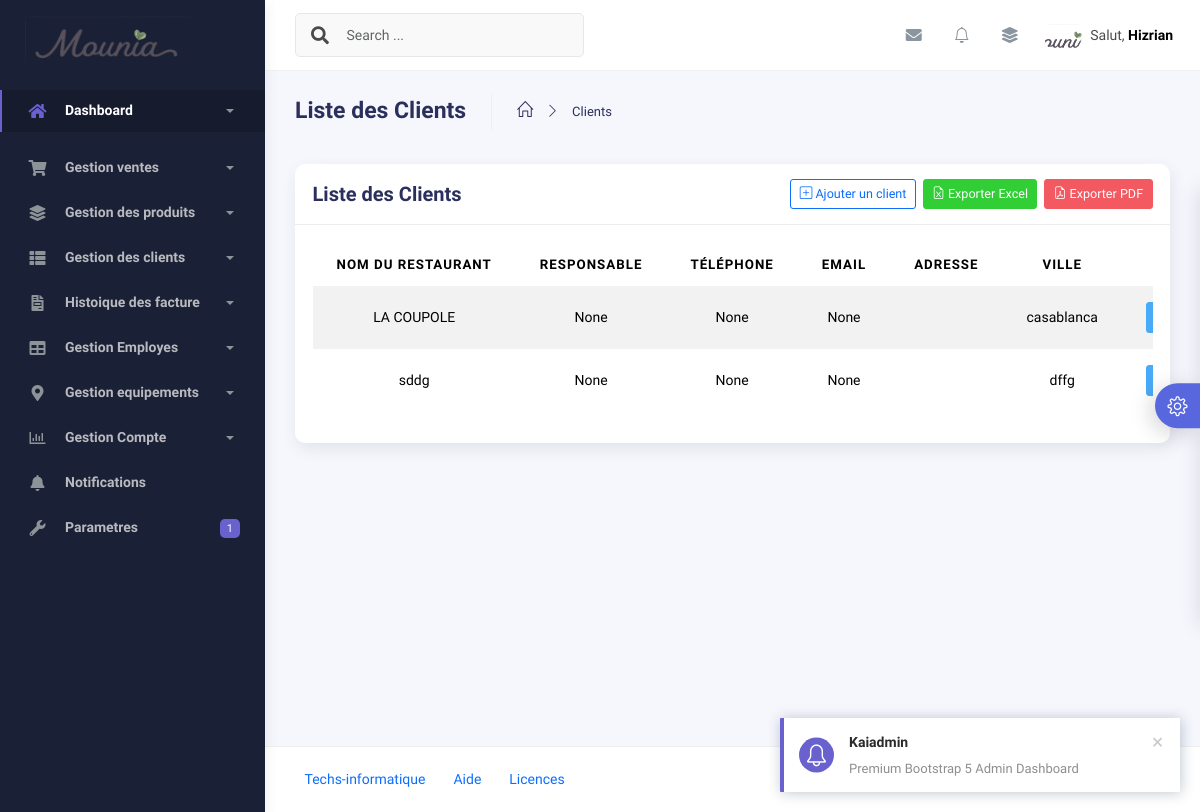
/clients/, run on the app's committed database.
### application/models.py (models this page shows, shortened)
class ParametresMounia(models.Model):
    nom_hotel = models.CharField(max_length=100, default="Mon app")
    adresse = models.TextField(default="Adresse par défaut")
    email_contact = models.EmailField(default="contact@mounia.com")
    telephone_contact = models.CharField(max_length=20, default="+123456789")
    politique_annulation = models.TextField(
        default="Annulation gratuite jusqu'à 48h avant l'arrivée.",
        help_text="Texte explicatif pour les annulations"
    )
    logo = models.ImageField(upload_to='hotel_logos/', blank=True, null=True)  # Optionnel
    class Meta:
        verbose_name_plural = "Paramètres de mounia"  # Nom correct dans l'admin Django

class Client(models.Model):
    nom = models.CharField(max_length=150, verbose_name="Nom du restaurant")
    responsable = models.CharField(max_length=100, verbose_name="Nom du responsable", blank=True, null=True)
    telephone = models.CharField(
        max_length=20,
        verbose_name="Téléphone",
        unique=True,
        blank=True,
        null=True
    )
    ice = models.CharField(
        max_length=15,
        verbose_name="ICE",
        unique=False,
        blank=True,
        null=True
    )
    email = models.EmailField(blank=True, null=True, verbose_name="Email")
    adresse = models.TextField(verbose_name="Adresse", blank=True, null=True)
    ville = models.CharField(max_length=100, verbose_name="Ville")
    prix_livraison = models.DecimalField(
        max_digits=10,
        decimal_places=2,
        verbose_name="Prix de livraison (en MAD)"
    )
    date_creation = models.DateTimeField(auto_now_add=True, verbose_name="Date d'ajout")
    class Meta:
        verbose_name = "Client (Restaurant)"
        verbose_name_plural = "Clients (Restaurants)"
        ordering = ["nom"]

### application/views.py (the view)
# urls.py: path("clients/", views.liste_clients, name="liste_clients"),
def liste_clients(request):
    clients = Client.objects.all()
    return render(request, "clients/liste_clients.html", {"clients": clients})

### application/context_processors.py (called while the page is built)
def parametres_mounia(request):
    return {
        'parametres': ParametresMounia.objects.first() or None
    }

### templates/clients/liste_clients.html (shortened to what this page needs)
{% extends "base.html" %}
{% load static %}
{% block content %}
<div class="container">
  <div class="page-inner">
    <div class="page-header">
      <h3 class="fw-bold mb-3">Liste des Clients</h3>
      <ul class="breadcrumbs mb-3">
        <li class="nav-home">
          <a href="{% url 'home' %}">
            <i class="icon-home"></i>
          </a>
        </li>
        <li class="separator">
          <i class="icon-arrow-right"></i>
        </li>
        <li class="nav-item">
          <a href="{% url 'liste_clients' %}">Clients</a>
        </li>
      </ul>
    </div>
    <div class="row">
      <div class="col-md-12">
        <div class="card">
          <div class="card-header">
            <div class="d-flex align-items-center">
              <h4 class="card-title">Liste des Clients</h4>
              <a
                href="{% url 'ajouter_client' %}"
                class="btn btn-outline-primary ms-auto me-2"
              >
                <i class="bi bi-plus-square"></i> Ajouter un client
              </a>
              <a
                href=""
                class="btn btn-success me-2"
              >
                <i class="bi bi-file-earmark-excel"></i> Exporter Excel
              </a>
              <a
                href=""
                class="btn btn-danger"
              >
                <i class="bi bi-file-earmark-pdf"></i> Exporter PDF
              </a>
            </div>
          </div>
          <div class="card-body">
            <div class="table-responsive">
              <table
                id="clients-table"
                class="display table table-striped table-hover"
              >
                <thead>
                  <tr>
                    <th style="width: 200px">Nom du Restaurant</th>
                    <th style="width: 150px">Responsable</th>
                    <th style="width: 120px">Téléphone</th>
                    <th style="width: 200px">Email</th>
                    <th style="width: 250px">Adresse</th>
                    <th style="width: 120px">Ville</th>
                    <th style="width: 200px">Actions</th>
                  </tr>
                </thead>
                <tbody>
                  {% for client in clients %}
                  <tr>
                    <td>{{ client.nom }}</td>
                    <td>{{ client.responsable }}</td>
                    <td>{{ client.telephone }}</td>
                    <td>{{ client.email }}</td>
                    <td>{{ client.adresse }}</td>
                    <td>{{ client.ville }}</td>
                    <td>
                      <div class="d-flex justify-content-center">
                        <a
                          href="{% url 'detail_client' client.pk %}"
                          class="btn btn-info btn me-2"
                          data-toggle="tooltip"
                          title="Détails"
                        >
                        </a>
                      </div>
                    </td>
                  </tr>
                  {% endfor %}
                </tbody>
              </table>
            </div>
          </div>
        </div>
      </div>
    </div>
  </div>
</div>
{% endblock content %}

### templates/base.html (shortened to what this page needs)
{% load static %}
<!DOCTYPE html>
<html lang="fr">
  <head>
    <link href="https://cdn.jsdelivr.net/npm/bootstrap@5.3.0/dist/css/bootstrap.min.css" rel="stylesheet">
    <link href="https://cdn.jsdelivr.net/npm/bootstrap-icons@1.10.0/font/bootstrap-icons.css" rel="stylesheet">
    <link href="https://cdnjs.cloudflare.com/ajax/libs/font-awesome/5.15.4/css/all.min.css" rel="stylesheet">
    <link href="https://cdn.jsdelivr.net/npm/@fullcalendar/core/main.css" rel="stylesheet">
    <link href="https://cdn.jsdelivr.net/npm/@fullcalendar/daygrid/main.css" rel="stylesheet">
    <link href="https://cdn.jsdelivr.net/npm/@fullcalendar/timegrid/main.css" rel="stylesheet">
<link href="https://cdn.jsdelivr.net/npm/bootstrap@5.3.0/dist/css/bootstrap.min.css" rel="stylesheet">
<link href="https://cdn.jsdelivr.net/npm/bootstrap-icons/font/bootstrap-icons.css" rel="stylesheet">
<link rel="stylesheet" href="{% static 'assets/css/notifications.css' %}">
    <link rel="stylesheet" href="{% static 'assets/css/bootstrap.min.css' %}" />
    <link rel="stylesheet" href="{% static 'assets/css/plugins.min.css' %}" />
    <link rel="stylesheet" href="{% static 'assets/css/kaiadmin.min.css' %}" />
    <link rel="stylesheet" href="{% static 'assets/css/demo.css' %}" />
  </head>
  <body>
    <div class="wrapper">
      <div class="sidebar" data-background-color="dark">
        <div class="sidebar-logo">
<div class="logo-header" data-background-color="dark">
  <a href="{% url 'home' %}" class="logo">
    {% if parametres.logo %}
      <img src="{{ parametres.logo.url }}"
           alt="{{ parametres.nom_hotel }}"
           class="navbar-brand custom-logo"
           style="max-height: 100px; width: auto; max-width: 180px;">
    {% else %}
      <img src="{% static 'assets/img/kaiadmin/logo_light.svg' %}"
           alt="Logo par défaut"
           class="navbar-brand custom-logo"
           style="max-height: 60px; width: auto; max-width: 180px;">
    {% endif %}
  </a>
</div>
        </div>
        <div class="sidebar-wrapper scrollbar scrollbar-inner">
          <div class="sidebar-content">
            <ul class="nav nav-secondary">
              <li class="nav-item active">
                <a
                  data-bs-toggle="collapse"
                  href="{% url 'home'%}"
                  class="collapsed"
                  aria-expanded="false"
                >
                  <i class="fas fa-home"></i>
                  <p>Dashboard</p>
                  <span class="caret"></span>
                </a>
              </li>
                <li class="nav-item">
                <a data-bs-toggle="collapse" href="#submenu">
                  <i class="fas fa-shopping-cart"></i>
                  <p>Gestion ventes </p>
                  <span class="caret"></span>
                </a>
              </li>
              <li class="nav-item">
                <a data-bs-toggle="collapse" href="#base">
                  <i class="fas fa-layer-group"></i>
                  <p>Gestion des produits</p>
                  <span class="caret"></span>
                </a>
              </li>
              <li class="nav-item">
                <a data-bs-toggle="collapse" href="#sidebarLayouts">
                  <i class="fas fa-th-list"></i>
                  <p>Gestion des clients</p>
                  <span class="caret"></span>
                </a>
              <li class="nav-item">
                <a data-bs-toggle="collapse" href="#forms">
                  <i class="fas fa-file-invoice"></i>
                  <p>Histoique des facture </p>
                  <span class="caret"></span>
                </a>
              </li>
              <li class="nav-item">
                <a data-bs-toggle="collapse" href="#tables">
                  <i class="fas fa-table"></i>
                  <p>Gestion Employes</p>
                  <span class="caret"></span>
                </a>
              </li>
              <li class="nav-item">
                <a data-bs-toggle="collapse" href="#maps">
                  <i class="fas fa-map-marker-alt"></i>
                  <p>Gestion equipements</p>
                  <span class="caret"></span>
                </a>
              </li>
              <li class="nav-item">
                <a data-bs-toggle="collapse" href="#">
                  <i class="far fa-chart-bar"></i>
                  <p>Gestion  Compte</p>
                  <span class="caret"></span>
                </a>
              </li>
            <li class="nav-item dropdown dropdown-notifications">
    <a class="nav-link" href="#" data-bs-toggle="dropdown">
        <i class="fas fa-bell"></i>
        <p>Notifications</p>
    </a>
</li>
              <li class="nav-item">
                <a href="{% url 'parametres_app' %}">
                  <i class="fas fa-wrench"></i>
                  <p>Parametres</p>
                  <span class="badge badge-secondary">1</span>
                </a>
              </li>
            </ul>
          </div>
        </div>
      </div>
      <div class="main-panel">
        <div class="main-header">
          <nav
            class="navbar navbar-header navbar-header-transparent navbar-expand-lg border-bottom"
          >
            <div class="container-fluid">
              <nav
                class="navbar navbar-header-left navbar-expand-lg navbar-form nav-search p-0 d-none d-lg-flex"
              >
                <div class="input-group">
                  <div class="input-group-prepend">
                    <button type="submit" class="btn btn-search pe-1">
                      <i class="fa fa-search search-icon"></i>
                    </button>
                  </div>
                  <input
                    type="text"
                    placeholder="Search ..."
                    class="form-control"
                  />
                </div>
              </nav>
              <ul class="navbar-nav topbar-nav ms-md-auto align-items-center">
                <li class="nav-item topbar-icon dropdown hidden-caret">
                  <a
                    class="nav-link dropdown-toggle"
                    href="#"
                    id="messageDropdown"
                    role="button"
                    data-bs-toggle="dropdown"
                    aria-haspopup="true"
                    aria-expanded="false"
                  >
                    <i class="fa fa-envelope"></i>
                  </a>
                </li>
<li class="nav-item dropdown dropdown-notifications">
    <a class="nav-link nav-icon" href="#" data-bs-toggle="dropdown">
        <i class="bi bi-bell"></i>
    </a>
</li>
<div id="toast-container" class="toast-container position-fixed top-0 end-0 p-3" style="z-index: 9999;"></div>
                <li class="nav-item topbar-icon dropdown hidden-caret">
                  <a
                    class="nav-link"
                    data-bs-toggle="dropdown"
                    href="#"
                    aria-expanded="false"
                  >
                    <i class="fas fa-layer-group"></i>
                  </a>
                </li>
                <li class="nav-item topbar-user dropdown hidden-caret">
                    <a
                      class="dropdown-toggle profile-pic"
                      data-bs-toggle="dropdown"
                      href="#"
                      aria-expanded="false"
                    >
                      <div class="avatar-sm">
                        <img
                          src="{% static 'assets/img/MOUNIA_LOGO.png' %}"
                          alt="..."
                          class="avatar-img rounded-circle"
                        />
                      </div>
                      <span class="profile-username">
                        <span class="op-7">Salut,</span>
                        <span class="fw-bold">Hizrian</span>
                      </span>
                    </a>
                  </li>
                  </ul>
                  </div>
                  </nav>
                  </div>
                  {% block content %} {% endblock content %}
                  <footer class="footer">
                    <div class="container-fluid d-flex justify-content-between">
                      <nav class="pull-left">
                        <ul class="nav">
                          <li class="nav-item">
                            <a class="nav-link" href="https://techsinformatique.com">
                              Techs-informatique
                            </a>
                          </li>
                          <li class="nav-item">
                            <a class="nav-link" href="#"> Aide </a>
                          </li>
                          <li class="nav-item">
                            <a class="nav-link" href="#"> Licences </a>
                          </li>
                        </ul>
                      </nav>
                      <div class="copyright">
                        <a href="">Techs-informatique</a>
                      </div>
                    </div>
                  </footer>
                  </div>
                  <div class="custom-template">
                    <div class="custom-toggle">
                      <i class="icon-settings"></i>
                    </div>
                  </div>
                  </body>
                  </html>

### static/assets/css/demo.css (style rules this page uses)
.custom-template { position: fixed; top: 50%; transform: translateY(-50%); right: -325px; width: 325px; height: max-content; display: block; z-index: 1; background: #ffffff; transition: all .3s; z-index: 1003; box-shadow: -1px 1px 20px rgba(69, 65, 78, 0.15); border-top-left-radius: 5px; border-bottom-left-radius: 5px; transition: all .5s; }
.custom-template .custom-toggle { position: absolute; width: 45px; height: 45px; background: #5867dd; top: 50%; left: -45px; transform: translateY(-50%); display: flex; align-items: center; justify-content: center; text-align: center; border-top-left-radius: 30px; border-bottom-left-radius: 30px; cursor: pointer; color: #ffffff; box-shadow: -5px 5px 20px rgba(69, 65, 78, 0.21); }
.custom-template .custom-toggle i { font-size: 20px; animation: 1.3s spin linear infinite; }

### templates/clients/liste_clients.html (style rules this page uses)
.table-responsive { overflow-x: auto !important; }
table { width: 100%; table-layout: auto; white-space: nowrap; }
th, td { text-align: center; vertical-align: middle; }
.btn { padding: 0.35rem 0.6rem; font-size: 0.9rem; }
.d-flex.justify-content-center { gap: 0.4rem; flex-wrap: nowrap; }

### data on the page
ParametresMounia: logo (picture)
Client: nom "LA COUPOLE", responsable "None", telephone "None", email "None", ville "casablanca"
Client: nom "sddg", responsable "None", telephone "None", email "None", ville "dffg"
